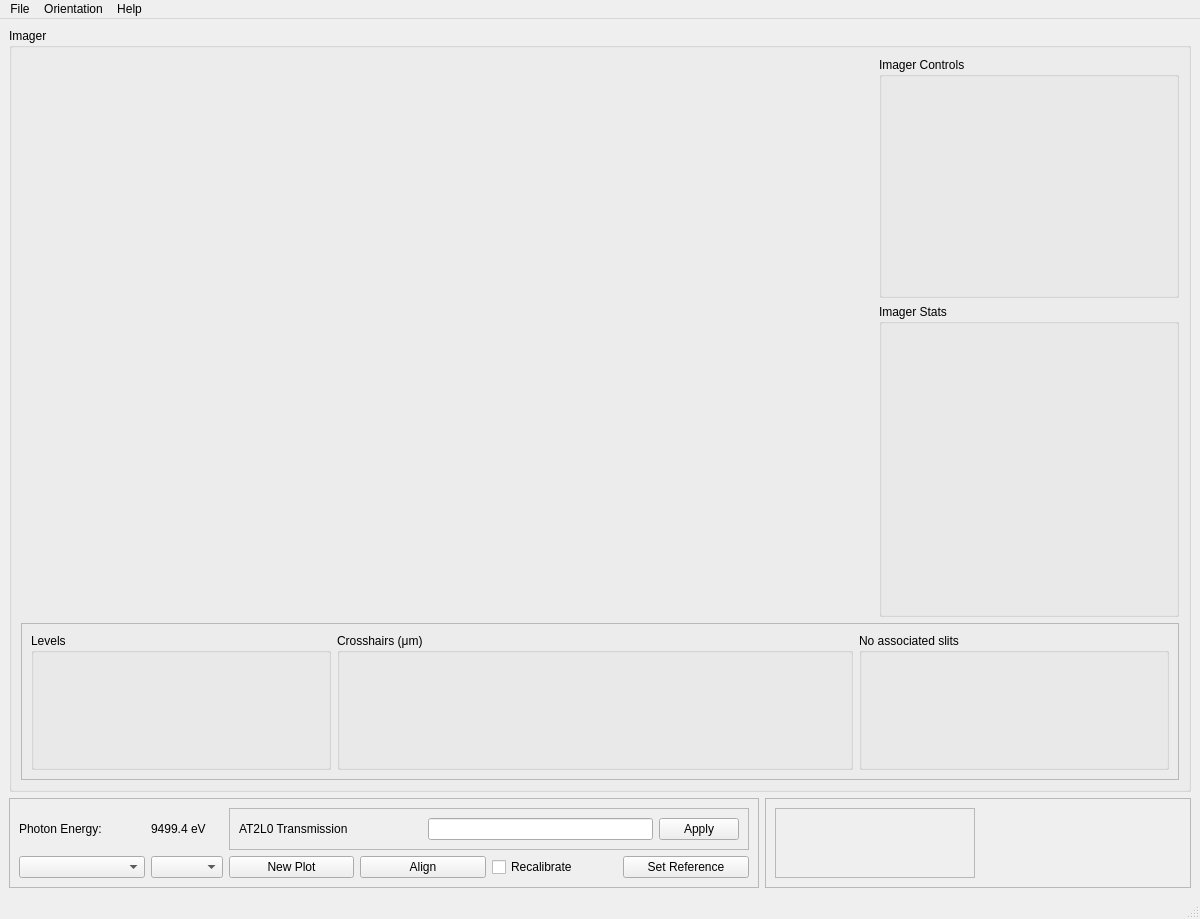
<?xml version="1.0" encoding="UTF-8"?>
<ui version="4.0">
 <class>MainWindow</class>
 <widget class="QMainWindow" name="MainWindow">
  <property name="enabled">
   <bool>true</bool>
  </property>
  <property name="geometry">
   <rect>
    <x>0</x>
    <y>0</y>
    <width>1200</width>
    <height>919</height>
   </rect>
  </property>
  <property name="windowTitle">
   <string>Beam Alignment</string>
  </property>
  <property name="iconSize">
   <size>
    <width>20</width>
    <height>20</height>
   </size>
  </property>
  <widget class="QWidget" name="centralwidget">
   <layout class="QGridLayout" name="gridLayout_4">
    <item row="0" column="0" colspan="2">
     <widget class="QGroupBox" name="imageGroupBox">
      <property name="sizePolicy">
       <sizepolicy hsizetype="Expanding" vsizetype="Expanding">
        <horstretch>0</horstretch>
        <verstretch>0</verstretch>
       </sizepolicy>
      </property>
      <property name="title">
       <string>Imager</string>
      </property>
      <layout class="QGridLayout" name="gridLayout_2">
       <item row="0" column="1">
        <widget class="QGroupBox" name="groupBox_2">
         <property name="sizePolicy">
          <sizepolicy hsizetype="Preferred" vsizetype="Preferred">
           <horstretch>0</horstretch>
           <verstretch>0</verstretch>
          </sizepolicy>
         </property>
         <property name="minimumSize">
          <size>
           <width>300</width>
           <height>0</height>
          </size>
         </property>
         <property name="maximumSize">
          <size>
           <width>400</width>
           <height>16777215</height>
          </size>
         </property>
         <property name="title">
          <string>Imager Controls</string>
         </property>
         <layout class="QVBoxLayout" name="verticalLayout_4">
          <item>
           <widget class="ImagerControls" name="imagerControls" native="true">
            <property name="minimumSize">
             <size>
              <width>0</width>
              <height>200</height>
             </size>
            </property>
           </widget>
          </item>
         </layout>
        </widget>
       </item>
       <item row="1" column="1" rowspan="2">
        <widget class="QGroupBox" name="groupBox_3">
         <property name="minimumSize">
          <size>
           <width>300</width>
           <height>300</height>
          </size>
         </property>
         <property name="maximumSize">
          <size>
           <width>400</width>
           <height>16777215</height>
          </size>
         </property>
         <property name="title">
          <string>Imager Stats</string>
         </property>
         <layout class="QVBoxLayout" name="verticalLayout_5">
          <item>
           <widget class="ImagerStats" name="imagerStats" native="true">
            <property name="minimumSize">
             <size>
              <width>0</width>
              <height>256</height>
             </size>
            </property>
           </widget>
          </item>
         </layout>
        </widget>
       </item>
       <item row="3" column="0" colspan="2">
        <widget class="QFrame" name="frame">
         <property name="frameShape">
          <enum>QFrame::StyledPanel</enum>
         </property>
         <property name="frameShadow">
          <enum>QFrame::Raised</enum>
         </property>
         <layout class="QHBoxLayout" name="horizontalLayout">
          <item>
           <widget class="QGroupBox" name="levelsGroupBox">
            <property name="minimumSize">
             <size>
              <width>100</width>
              <height>100</height>
             </size>
            </property>
            <property name="maximumSize">
             <size>
              <width>300</width>
              <height>16777215</height>
             </size>
            </property>
            <property name="title">
             <string>Levels</string>
            </property>
            <layout class="QHBoxLayout" name="horizontalLayout_6">
             <item>
              <widget class="LevelsWidget" name="levelsWidget" native="true"/>
             </item>
            </layout>
           </widget>
          </item>
          <item>
           <widget class="QGroupBox" name="crosshairGroupBox">
            <property name="minimumSize">
             <size>
              <width>516</width>
              <height>135</height>
             </size>
            </property>
            <property name="maximumSize">
             <size>
              <width>800</width>
              <height>16777215</height>
             </size>
            </property>
            <property name="title">
             <string>Crosshairs (μm)</string>
            </property>
            <layout class="QHBoxLayout" name="horizontalLayout_7">
             <item>
              <widget class="CrosshairWidget" name="crosshairsWidget" native="true"/>
             </item>
            </layout>
           </widget>
          </item>
          <item>
           <widget class="QGroupBox" name="slitGroupBox">
            <property name="title">
             <string>No associated slits</string>
            </property>
            <layout class="QGridLayout" name="gridLayout_3">
             <item row="0" column="0">
              <widget class="SlitControls" name="slitControls" native="true"/>
             </item>
            </layout>
           </widget>
          </item>
         </layout>
        </widget>
       </item>
       <item row="0" column="0" rowspan="3">
        <widget class="LineoutImage" name="imageWidget" native="true">
         <property name="sizePolicy">
          <sizepolicy hsizetype="Expanding" vsizetype="Preferred">
           <horstretch>0</horstretch>
           <verstretch>0</verstretch>
          </sizepolicy>
         </property>
         <property name="minimumSize">
          <size>
           <width>420</width>
           <height>420</height>
          </size>
         </property>
        </widget>
       </item>
      </layout>
     </widget>
    </item>
    <item row="1" column="0">
     <widget class="QFrame" name="frame_5">
      <property name="minimumSize">
       <size>
        <width>750</width>
        <height>0</height>
       </size>
      </property>
      <property name="frameShape">
       <enum>QFrame::StyledPanel</enum>
      </property>
      <property name="frameShadow">
       <enum>QFrame::Raised</enum>
      </property>
      <layout class="QGridLayout" name="gridLayout">
       <item row="0" column="0">
        <widget class="QLabel" name="label_5">
         <property name="text">
          <string>Photon Energy:</string>
         </property>
        </widget>
       </item>
       <item row="0" column="1">
        <widget class="PyDMLabel" name="photonEnergyLabel">
         <property name="toolTip">
          <string/>
         </property>
         <property name="text">
          <string>9499.4 eV</string>
         </property>
         <property name="precision" stdset="0">
          <number>1</number>
         </property>
         <property name="showUnits" stdset="0">
          <bool>true</bool>
         </property>
         <property name="precisionFromPV" stdset="0">
          <bool>false</bool>
         </property>
         <property name="alarmSensitiveContent" stdset="0">
          <bool>false</bool>
         </property>
         <property name="alarmSensitiveBorder" stdset="0">
          <bool>true</bool>
         </property>
         <property name="PyDMToolTip" stdset="0">
          <string/>
         </property>
         <property name="channel" stdset="0">
          <string>ca://PMPS:LFE:PE:UND:CurrentPhotonEnergy_RBV</string>
         </property>
         <property name="enableRichText" stdset="0">
          <bool>false</bool>
         </property>
         <property name="buddy">
          <cstring></cstring>
         </property>
        </widget>
       </item>
       <item row="0" column="2" colspan="4">
        <widget class="QFrame" name="frame_2">
         <property name="frameShape">
          <enum>QFrame::StyledPanel</enum>
         </property>
         <property name="frameShadow">
          <enum>QFrame::Raised</enum>
         </property>
         <layout class="QHBoxLayout" name="horizontalLayout_3">
          <item>
           <widget class="QLabel" name="label_2">
            <property name="minimumSize">
             <size>
              <width>170</width>
              <height>0</height>
             </size>
            </property>
            <property name="text">
             <string>AT2L0 Transmission</string>
            </property>
           </widget>
          </item>
          <item>
           <widget class="PyDMLabel" name="TransmissionRBVLabel">
            <property name="toolTip">
             <string/>
            </property>
            <property name="channel" stdset="0">
             <string>ca://AT2L0:CALC:SYS:ActualTransmission_RBV</string>
            </property>
            <property name="displayFormat" stdset="0">
             <enum>PyDMLabel::Exponential</enum>
            </property>
           </widget>
          </item>
          <item>
           <widget class="PyDMLineEdit" name="TransmissionLineEdit">
            <property name="toolTip">
             <string/>
            </property>
            <property name="channel" stdset="0">
             <string>ca://AT2L0:CALC:SYS:DesiredTransmission</string>
            </property>
            <property name="displayFormat" stdset="0">
             <enum>PyDMLineEdit::Exponential</enum>
            </property>
           </widget>
          </item>
          <item>
           <widget class="QPushButton" name="applyTransmissionButton">
            <property name="text">
             <string>Apply</string>
            </property>
           </widget>
          </item>
         </layout>
        </widget>
       </item>
       <item row="1" column="0">
        <widget class="QComboBox" name="lineComboBox">
         <property name="currentText">
          <string/>
         </property>
        </widget>
       </item>
       <item row="1" column="1">
        <widget class="QComboBox" name="imagerComboBox">
         <property name="sizePolicy">
          <sizepolicy hsizetype="Fixed" vsizetype="Fixed">
           <horstretch>0</horstretch>
           <verstretch>0</verstretch>
          </sizepolicy>
         </property>
        </widget>
       </item>
       <item row="1" column="2">
        <widget class="QPushButton" name="plotButton">
         <property name="text">
          <string>New Plot</string>
         </property>
        </widget>
       </item>
       <item row="1" column="3">
        <widget class="QPushButton" name="alignmentButton">
         <property name="text">
          <string>Align</string>
         </property>
        </widget>
       </item>
       <item row="1" column="4">
        <widget class="QCheckBox" name="calibrateCheckBox">
         <property name="text">
          <string>Recalibrate</string>
         </property>
        </widget>
       </item>
       <item row="1" column="5">
        <widget class="QPushButton" name="referenceButton">
         <property name="minimumSize">
          <size>
           <width>120</width>
           <height>0</height>
          </size>
         </property>
         <property name="text">
          <string>Set Reference</string>
         </property>
        </widget>
       </item>
      </layout>
     </widget>
    </item>
    <item row="1" column="1">
     <widget class="QFrame" name="frame">
      <property name="frameShape">
       <enum>QFrame::StyledPanel</enum>
      </property>
      <property name="frameShadow">
       <enum>QFrame::Raised</enum>
      </property>
      <layout class="QHBoxLayout" name="horizontalLayout_4">
       <item>
        <widget class="QFrame" name="frame_3">
         <property name="minimumSize">
          <size>
           <width>200</width>
           <height>0</height>
          </size>
         </property>
         <property name="frameShape">
          <enum>QFrame::StyledPanel</enum>
         </property>
         <property name="frameShadow">
          <enum>QFrame::Raised</enum>
         </property>
         <layout class="QHBoxLayout" name="horizontalLayout_2">
          <item>
           <widget class="AverageWidget" name="averageWidget" native="true"/>
          </item>
         </layout>
        </widget>
       </item>
       <item>
        <widget class="QLabel" name="label">
         <property name="sizePolicy">
          <sizepolicy hsizetype="Preferred" vsizetype="Fixed">
           <horstretch>0</horstretch>
           <verstretch>0</verstretch>
          </sizepolicy>
         </property>
         <property name="minimumSize">
          <size>
           <width>200</width>
           <height>0</height>
          </size>
         </property>
         <property name="maximumSize">
          <size>
           <width>16777215</width>
           <height>25</height>
          </size>
         </property>
         <property name="text">
          <string/>
         </property>
        </widget>
       </item>
      </layout>
     </widget>
    </item>
   </layout>
  </widget>
  <widget class="QMenuBar" name="menubar">
   <property name="geometry">
    <rect>
     <x>0</x>
     <y>0</y>
     <width>1200</width>
     <height>22</height>
    </rect>
   </property>
   <widget class="QMenu" name="menuFile">
    <property name="title">
     <string>File</string>
    </property>
    <addaction name="actionSave"/>
    <addaction name="actionSave_with_hdf5_plugin"/>
    <addaction name="actionPost_to_elog"/>
   </widget>
   <widget class="QMenu" name="menuOrientation">
    <property name="title">
     <string>Orientation</string>
    </property>
    <addaction name="action0"/>
    <addaction name="action90"/>
    <addaction name="action180"/>
    <addaction name="action270"/>
    <addaction name="action0_flip"/>
    <addaction name="action90_flip"/>
    <addaction name="action180_flip"/>
    <addaction name="action270_flip"/>
    <addaction name="actionSave_orientation"/>
   </widget>
   <widget class="QMenu" name="menuHelp">
    <property name="title">
     <string>Help</string>
    </property>
    <addaction name="actionOpen_Confluence_Help"/>
   </widget>
   <addaction name="menuFile"/>
   <addaction name="menuOrientation"/>
   <addaction name="menuHelp"/>
  </widget>
  <widget class="QStatusBar" name="statusbar">
   <property name="enabled">
    <bool>true</bool>
   </property>
  </widget>
  <action name="actionSave">
   <property name="text">
    <string>Save image</string>
   </property>
  </action>
  <action name="actionSave_screenshot">
   <property name="text">
    <string>Save screenshot</string>
   </property>
  </action>
  <action name="actionAlignment_Screen">
   <property name="text">
    <string>Alignment Screen</string>
   </property>
  </action>
  <action name="action0">
   <property name="checkable">
    <bool>true</bool>
   </property>
   <property name="text">
    <string>0</string>
   </property>
  </action>
  <action name="action90">
   <property name="checkable">
    <bool>true</bool>
   </property>
   <property name="text">
    <string>90</string>
   </property>
  </action>
  <action name="action270">
   <property name="checkable">
    <bool>true</bool>
   </property>
   <property name="text">
    <string>270</string>
   </property>
  </action>
  <action name="action0_flip">
   <property name="checkable">
    <bool>true</bool>
   </property>
   <property name="text">
    <string>0 flip</string>
   </property>
  </action>
  <action name="action90_flip">
   <property name="checkable">
    <bool>true</bool>
   </property>
   <property name="text">
    <string>90 flip</string>
   </property>
  </action>
  <action name="action180_flip">
   <property name="checkable">
    <bool>true</bool>
   </property>
   <property name="text">
    <string>180 flip</string>
   </property>
  </action>
  <action name="action270_flip">
   <property name="checkable">
    <bool>true</bool>
   </property>
   <property name="text">
    <string>270 flip</string>
   </property>
  </action>
  <action name="action180">
   <property name="checkable">
    <bool>true</bool>
   </property>
   <property name="text">
    <string>180</string>
   </property>
  </action>
  <action name="actionSave_orientation">
   <property name="text">
    <string>Save orientation</string>
   </property>
  </action>
  <action name="actionSave_with_hdf5_plugin">
   <property name="text">
    <string>Save with hdf5 plugin</string>
   </property>
  </action>
  <action name="actionReset_Plots">
   <property name="text">
    <string>Reset Plots</string>
   </property>
  </action>
  <action name="actionSave_Data">
   <property name="text">
    <string>Save Data</string>
   </property>
  </action>
  <action name="actionSave_Images">
   <property name="text">
    <string>Save Images</string>
   </property>
  </action>
  <action name="actionPost_to_elog">
   <property name="text">
    <string>Post to elog</string>
   </property>
  </action>
  <action name="actionOpen_Confluence_Help">
   <property name="text">
    <string>Open Confluence Help</string>
   </property>
  </action>
 </widget>
 <customwidgets>
  <customwidget>
   <class>PyDMLabel</class>
   <extends>QLabel</extends>
   <header>pydm.widgets.label</header>
  </customwidget>
  <customwidget>
   <class>PyDMLineEdit</class>
   <extends>QLineEdit</extends>
   <header>pydm.widgets.line_edit</header>
  </customwidget>
  <customwidget>
   <class>LineoutImage</class>
   <extends>QWidget</extends>
   <header>PPM_widgets</header>
   <container>1</container>
  </customwidget>
  <customwidget>
   <class>LevelsWidget</class>
   <extends>QWidget</extends>
   <header>PPM_widgets</header>
   <container>1</container>
  </customwidget>
  <customwidget>
   <class>CrosshairWidget</class>
   <extends>QWidget</extends>
   <header>PPM_widgets</header>
   <container>1</container>
  </customwidget>
  <customwidget>
   <class>AverageWidget</class>
   <extends>QWidget</extends>
   <header>PPM_widgets</header>
   <container>1</container>
  </customwidget>
  <customwidget>
   <class>ImagerControls</class>
   <extends>QWidget</extends>
   <header>PPM_widgets</header>
   <container>1</container>
  </customwidget>
  <customwidget>
   <class>ImagerStats</class>
   <extends>QWidget</extends>
   <header>PPM_widgets</header>
   <container>1</container>
  </customwidget>
  <customwidget>
   <class>SlitControls</class>
   <extends>QWidget</extends>
   <header>PPM_widgets</header>
   <container>1</container>
  </customwidget>
 </customwidgets>
 <resources/>
 <connections/>
</ui>
